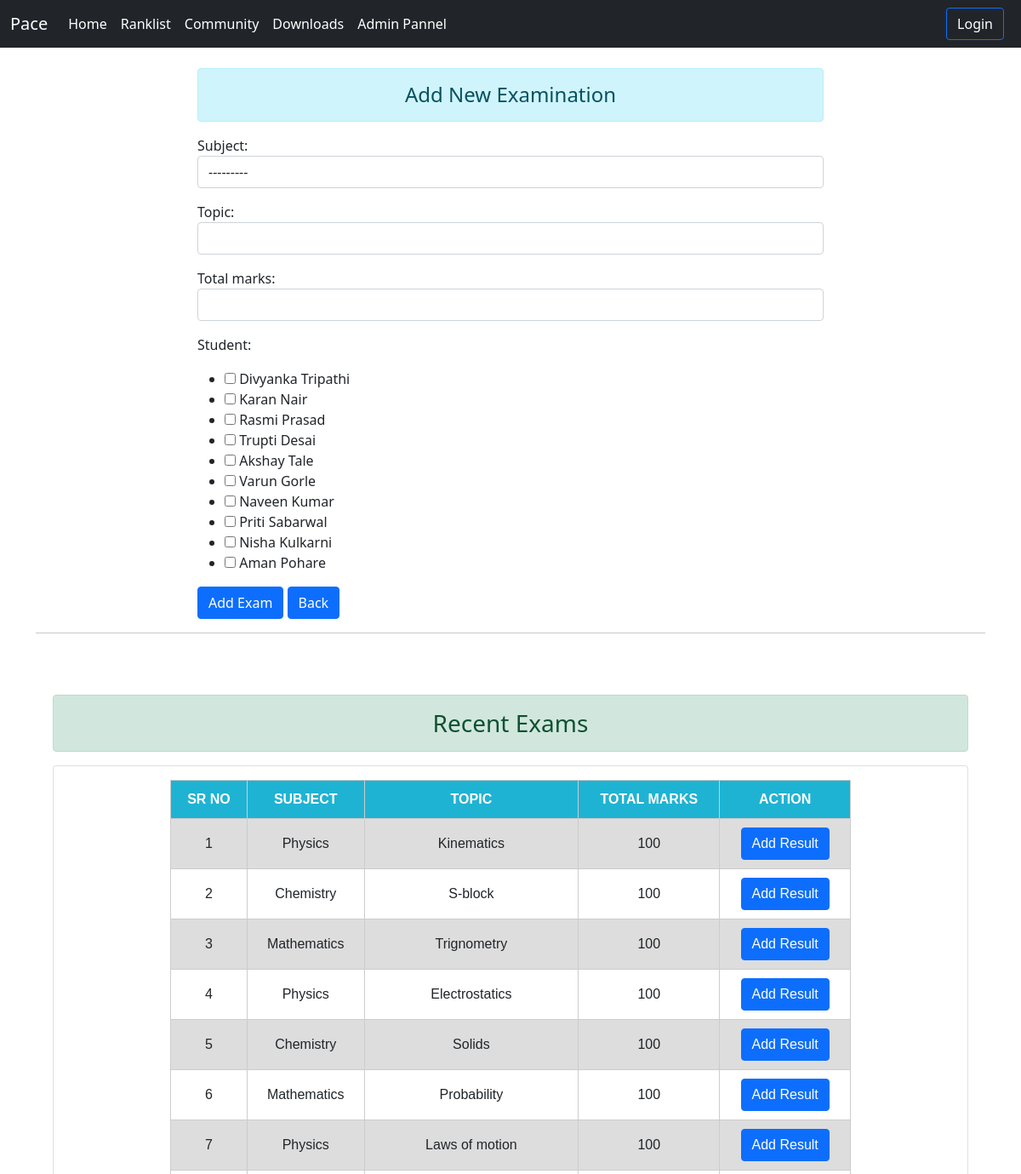
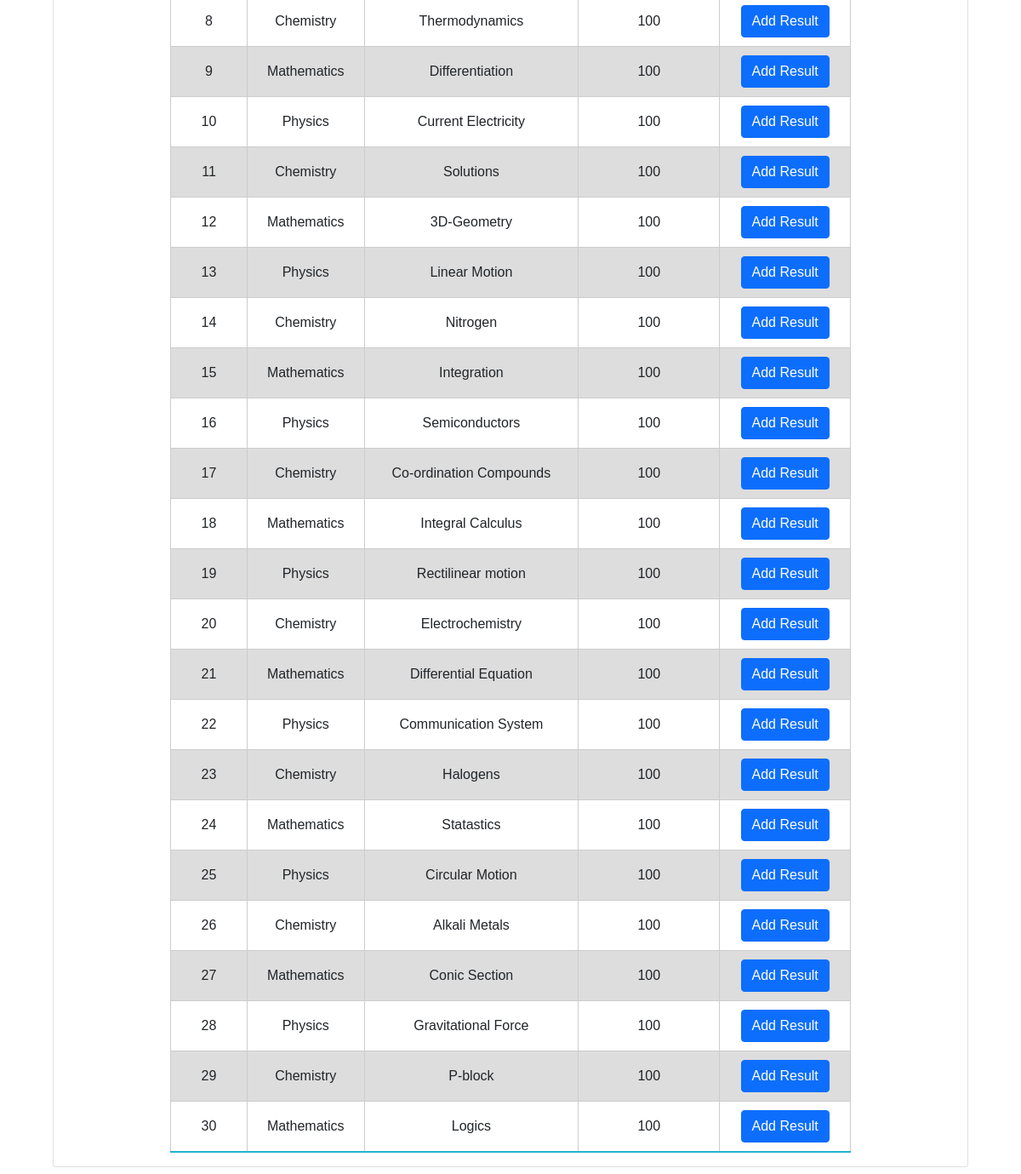
Screenshot of /student/addExam/ with the database file from the repository (2 pictures, top to bottom).
### student/models.py (models this page shows)
class Subject(models.Model):
    subject = models.CharField(
        max_length=50, choices=SUBJECT_CHOICES, null=True)
    def __str__(self):
        return self.subject

### exam/models.py (models this page shows, shortened)
class Exam(models.Model):
    topic = models.CharField(max_length=200)
    subject = models.ForeignKey(Subject, on_delete=models.CASCADE)
    total_marks = models.IntegerField()
    student = models.ManyToManyField(Student)

### student/views.py (the view)
# urls.py: path("addExam/", views.add_exam, name="add_exam"),
def add_exam(request):
    exams = Exam.objects.all()
    if request.method == 'POST':
        form = ExamForm(request.POST)
        if form.is_valid():
            form.save()
        return redirect('add_exam')
    else:
        form = ExamForm()
    context = {'form': form, 'exams': exams}
    return render(request, 'student/addExam.html', context)

### exam/forms.py
class ExamForm(forms.ModelForm):
    class Meta:
        model = Exam
        fields = ['subject', 'topic', 'total_marks', 'student']
        widgets = {
            'topic': forms.TextInput(attrs={'class': 'form-control'}),
            'subject': forms.Select(attrs={'class': 'form-control'}),
            'student': forms.CheckboxSelectMultiple(),
            'total_marks': forms.TextInput(attrs={'class': 'form-control'}),
        }

### student/models.py (called while the page is built)
    def __str__(self):
        return self.name

### student/templates/student/addExam.html (shortened to what this page needs)
{% extends 'home/base.html' %}
{% block content %}
<div class="container ">
    <div class="row mt-4" style="justify-content: center; align-items: center;">
        <div class="col-sm-8">
            <h4 class="alert alert-info text-center">Add New Examination</h4>
            <form action="" method="POST" enctype="multipart/form-data">
                {{form.as_p}}
                <input type="submit" value="Add Exam" class="btn btn-primary">
                <a class="btn btn-primary" href="{% url 'student' %}">Back</a>
            </form>
        </div>
    </div>
    <hr>
    <br>
    <br>
    <div class="row m-2">
        <div class="col-md">
            <h3 class="alert alert-success text-center">Recent Exams</h3>
            <div class="card card-body">
                <table class="">
                    <tr>
                        <th>Sr No</th>
                        <th>Subject</th>
                        <th>Topic</th>
                        <th>Total Marks</th>
                        <th>Action</th>
                    </tr>
                    {% for exam in exams %}
                    <tr>
                        <td>{{ forloop.counter }}</td>
                        <td>{{exam.subject}}</td>
                        <td>{{exam.topic}}</td>
                        <td>{{exam.total_marks}}</td>
                        <td><a class="btn btn-primary" href="{% url 'add_result' exam.id %}">Add Result</a></td>
                    </tr>
                    {% endfor %}
                </table>
            </div>
        </div>
    </div>
</div>
{% endblock content %}

### home/templates/home/base.html (style rules this page uses)
table { font-family: Verdana, Geneva, Tahoma, sans-serif; border-collapse: collapse; text-align: center; position: relative; top: 50%; left: 50%; transform: translate(-50%, 0%); width: 800px; height: 200px; border-radius: 5px 5px 0 0; }
tr { transition: all 0.2s ease-in-out; cursor: pointer; }
table td, table th { border: 1px solid #cccccc; padding: 10px 12px; }
table th { font-weight: bold; background-color: #1fb3d3; color: #fff; text-transform: uppercase; }
tr:nth-child(even) { background-color: #dddddd; }
tr:last-child { border-bottom: 2px solid #1fb3d3; }

### rows the page displays
Subject: subject "---------"
Exam: subject "Physics", topic "Kinematics", total_marks "100"
Exam: subject "Chemistry", topic "S-block", total_marks "100"
Exam: subject "Mathematics", topic "Trignometry", total_marks "100"
Exam: subject "Physics", topic "Electrostatics", total_marks "100"
Exam: subject "Chemistry", topic "Solids", total_marks "100"
Exam: subject "Mathematics", topic "Probability", total_marks "100"
Exam: subject "Physics", topic "Laws of motion", total_marks "100"
Exam: subject "Chemistry", topic "Thermodynamics", total_marks "100"
Exam: subject "Mathematics", topic "Differentiation", total_marks "100"
Exam: subject "Physics", topic "Current Electricity", total_marks "100"
Exam: subject "Chemistry", topic "Solutions", total_marks "100"
Exam: subject "Mathematics", topic "3D-Geometry", total_marks "100"
Exam: subject "Physics", topic "Linear Motion", total_marks "100"
Exam: subject "Chemistry", topic "Nitrogen", total_marks "100"
Exam: subject "Mathematics", topic "Integration", total_marks "100"
Exam: subject "Physics", topic "Semiconductors", total_marks "100"
Exam: subject "Chemistry", topic "Co-ordination Compounds", total_marks "100"
Exam: subject "Mathematics", topic "Integral Calculus", total_marks "100"
Exam: subject "Physics", topic "Rectilinear motion", total_marks "100"
Exam: subject "Chemistry", topic "Electrochemistry", total_marks "100"
Exam: subject "Mathematics", topic "Differential Equation", total_marks "100"
Exam: subject "Physics", topic "Communication System", total_marks "100"
Exam: subject "Chemistry", topic "Halogens", total_marks "100"
Exam: subject "Mathematics", topic "Statastics", total_marks "100"
Exam: subject "Physics", topic "Circular Motion", total_marks "100"
Exam: subject "Chemistry", topic "Alkali Metals", total_marks "100"
Exam: subject "Mathematics", topic "Conic Section", total_marks "100"
Exam: subject "Physics", topic "Gravitational Force", total_marks "100"
Exam: subject "Chemistry", topic "P-block", total_marks "100"
Exam: subject "Mathematics", topic "Logics", total_marks "100"
